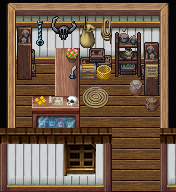

A level layout from a 2D game, rendered from its tile map. Below: a short description, then the map file with its tile-grid data intact:
An orthogonal 11x12 tile map with 16x16 px tiles, 4 tile layers (Livello tile 1, Livello tile 2, Livello tile 3, Livello tile 4), 9 tilesets and 6 objects.

<map version="1.10" tiledversion="1.10.2" orientation="orthogonal" renderorder="right-down" width="11" height="12" tilewidth="16" tileheight="16" infinite="0" nextlayerid="11" nextobjectid="12">
 <tileset firstgid="1" name="interiors" tilewidth="16" tileheight="16" tilecount="4096" columns="64">
  <image source="../../Tileset/Houses_and_Interiors/interiors.png" width="1024" height="1024" />
 </tileset>
 <tileset firstgid="4097" name="rmmv_furniture___rtp_edits_by_starbirdresources_dboquop" tilewidth="16" tileheight="16" tilecount="2304" columns="48">
  <image source="../../Tileset/Pinterest/Interni/rmmv_furniture___rtp_edits_by_starbirdresources_dboquop.png" width="768" height="768" />
 </tileset>
 <tileset firstgid="6401" name="tiled" tilewidth="16" tileheight="16" tilecount="1024" columns="32">
  <image source="../../Tileset/Pinterest/Tileset_Completo_Case_e_Esterni/tiled.png" width="512" height="512" />
 </tileset>
 <tileset firstgid="7425" name="tilea4" tilewidth="16" tileheight="16" tilecount="960" columns="32">
  <image source="../../Tileset/Pinterest/Tileset_Completo_Case_e_Esterni/tilea4.png" width="512" height="480" />
 </tileset>
 <tileset firstgid="8385" name="c20ef0745c80ecd86be5912fb0165ea9" tilewidth="16" tileheight="16" tilecount="2304" columns="48">
  <image source="../../Tileset/Pinterest/Prefabbricati/c20ef0745c80ecd86be5912fb0165ea9.png" width="768" height="768" />
 </tileset>
 <tileset firstgid="10689" name="decorative_props" tilewidth="16" tileheight="16" tilecount="1024" columns="32">
  <image source="../../Tileset/Houses_and_Interiors/decorative_props.png" width="512" height="512" />
 </tileset>
 <tileset firstgid="11713" name="furniture" tilewidth="16" tileheight="16" tilecount="1024" columns="64">
  <image source="../../Tileset/Houses_and_Interiors/furniture.png" width="1024" height="256" />
 </tileset>
 <tileset firstgid="12737" name="[Base]BaseChip_pipo" tilewidth="16" tileheight="16" tilecount="1992" columns="8">
  <image source="../../Tileset/Pipoya_RPG_Tileset_16x16/[Base]BaseChip_pipo.png" width="128" height="3984" />
 </tileset>
 <tileset firstgid="14729" name="Props" tilewidth="16" tileheight="16" tilecount="625" columns="25">
  <image source="../../Tileset/Pixel_Crawler_FREE_1.8/Environment/Dungeon_Prison/Assets/Props.png" width="400" height="400" />
 </tileset>
 <layer id="6" name="Livello tile 1" width="11" height="12">
  <data encoding="csv">
0,0,0,0,0,0,0,0,0,0,0,
0,7978,7979,7978,7979,7978,7979,7978,7979,0,0,
0,8010,8011,8010,8011,8010,8011,8010,8010,8011,0,
0,8042,8043,8042,8043,8042,8043,8042,8042,8043,0,
0,8007,8006,8007,8006,8007,8006,8007,8006,8007,0,
0,7975,7974,7975,7974,7975,7974,7975,7974,7975,0,
0,8007,8006,8007,8006,8007,8006,8007,8006,8007,0,
0,7975,7974,7975,7974,7975,7974,7975,7974,7975,0,
0,8007,8006,8007,8006,8007,8006,8007,8006,8007,0,
0,7975,7974,7975,7974,7975,7974,7975,7974,7975,0,
0,8007,8006,8007,8006,8007,8006,8007,8006,8007,0,
0,7975,7974,7975,7974,7975,7974,7975,7974,7975,0
</data>
 </layer>
 <layer id="7" name="Livello tile 2" width="11" height="12">
  <data encoding="csv">
7788,7914,7915,7914,7915,7914,7914,7915,7914,7915,7787,
7852,7946,7947,7946,7947,7946,7947,7946,7946,7947,7849,
7884,0,0,0,0,0,0,0,0,0,7881,
7852,0,0,0,0,0,0,0,0,0,7849,
7884,0,0,0,0,0,0,0,0,0,7881,
7852,0,0,4287,4336,6739,6740,0,0,0,7849,
7884,0,5369,5373,5374,6771,6772,0,0,0,7881,
7884,0,5108,5109,5110,0,0,0,0,0,7849,
0,0,5156,5157,5158,0,0,0,0,0,7755,
0,0,0,0,0,0,0,0,0,0,0,
0,0,0,0,0,0,0,0,0,0,0,
0,0,0,0,0,0,0,0,0,0,0
</data>
 </layer>
 <layer id="8" name="Livello tile 3" width="11" height="12">
  <data encoding="csv">
0,0,0,0,0,0,0,0,0,0,0,
0,11969,0,0,0,7256,0,0,0,0,0,
0,12033,0,0,0,7288,0,11971,11972,0,0,
0,12353,12354,4143,4144,11283,11284,12547,12548,0,0,
0,12417,12418,4191,4192,11315,11316,12103,12104,12358,0,
0,0,0,4239,4240,0,0,0,13595,0,0,
0,0,0,0,0,0,0,0,0,13612,0,
0,0,0,0,0,0,0,0,0,0,0,
8753,8754,8755,8756,8757,8758,8759,0,0,0,8759,
7977,7979,7979,7979,8805,8806,7980,0,0,0,7977,
8009,8011,8011,8011,8853,8854,8012,0,0,0,8009,
8041,8042,8043,8042,8043,8042,8044,0,0,0,8041
</data>
 </layer>
 <layer id="9" name="Livello tile 4" width="11" height="12">
  <data encoding="csv">
0,0,0,0,0,0,0,0,0,0,0,
0,0,14785,11163,11164,7256,7071,6863,0,0,0,
0,0,14835,11195,11196,7288,7103,0,0,11974,0,
0,0,0,0,13680,0,0,0,0,12038,0,
0,0,0,0,15066,13598,13613,0,12357,12973,0,
0,0,0,0,0,0,0,0,0,12422,0,
0,0,13731,13713,13791,0,0,0,0,0,0,
0,0,0,0,0,0,0,0,0,0,0,
0,0,0,0,0,0,0,0,0,0,0,
0,0,0,0,0,0,0,0,0,0,0,
0,0,0,0,0,0,0,0,0,0,0,
0,0,0,0,0,0,0,0,0,0,0
</data>
 </layer>
 <objectgroup id="10" name="Livello di oggetti 1" visible="0">
  <object id="2" x="55.326" y="48.0546" width="24.0273" height="78.0887" />
  <object id="4" x="144.796" y="60.3844" width="12.9621" height="42.6801" />
  <object id="5" x="73.0304" y="55.9583" width="70.185" height="10.1168" />
  <object id="9" x="9.16831" y="124.879" width="101.8" height="64.1782" />
  <object id="10" x="158.707" y="73.0304" width="7.27142" height="117.291" />
  <object id="11" x="128.308" y="67.6558" width="15.2232" height="20.2335" />
 </objectgroup>
</map>
